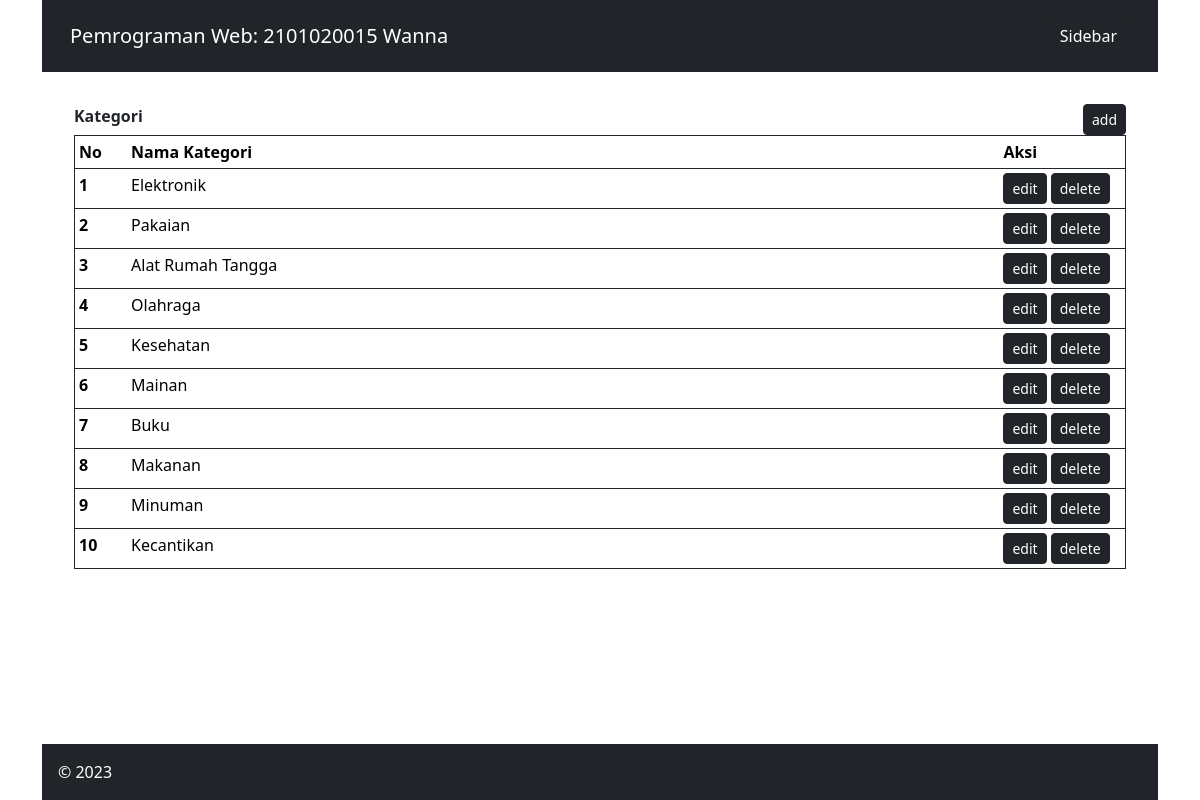
Screenshot of /index.php?page=kategori with the database file from the repository.
### tables this page shows
CREATE TABLE `kategori` (
  `id_kategori` int(11) NOT NULL,
  `nama_kategori` varchar(255) NOT NULL
);

### kategori.php (the view)
<div class="row justify-content-between">
    <div class="col-10"><b>Kategori </b></div>
    <div class="col-2 d-flex justify-content-end align-items-end"> <button class="btn btn-dark btn-sm"
            type="button">add</button>
    </div>
</div>
<table class="table table-sm border border-dark">
    <thead class="thead-dark">
        <tr>
            <th scope="col" width="5%">No</th>
            <th scope="col">Nama Kategori</th>
            <th scope="col" width="12%">Aksi</th>
        </tr>
    </thead>
    <tbody>
        <?php
        $que = "SELECT * FROM kategori";
        $select = mysqli_query($con, $que);
        while ($data = mysqli_fetch_array($select)) {
            ?>
            <tr>
                <th scope="row">
                    <?php echo $data['id_kategori']; ?>
                </th>
                <td>
                    <?php echo $data['nama_kategori']; ?>
                </td>
                <td>
                    <button class="btn btn-dark btn-sm" type="button">edit</button>
                    <button class="btn btn-dark btn-sm"type="button">delete</button>
                </td>
            </tr>
        <?php } ?>
    </tbody>
</table>

### index.php (style rules this page uses)
html, body { height: 100%; }

### rows the page displays
kategori: id_kategori "1", nama_kategori "Elektronik"
kategori: id_kategori "2", nama_kategori "Pakaian"
kategori: id_kategori "3", nama_kategori "Alat Rumah Tangga"
kategori: id_kategori "4", nama_kategori "Olahraga"
kategori: id_kategori "5", nama_kategori "Kesehatan"
kategori: id_kategori "6", nama_kategori "Mainan"
kategori: id_kategori "7", nama_kategori "Buku"
kategori: id_kategori "8", nama_kategori "Makanan"
kategori: id_kategori "9", nama_kategori "Minuman"
kategori: id_kategori "10", nama_kategori "Kecantikan"
